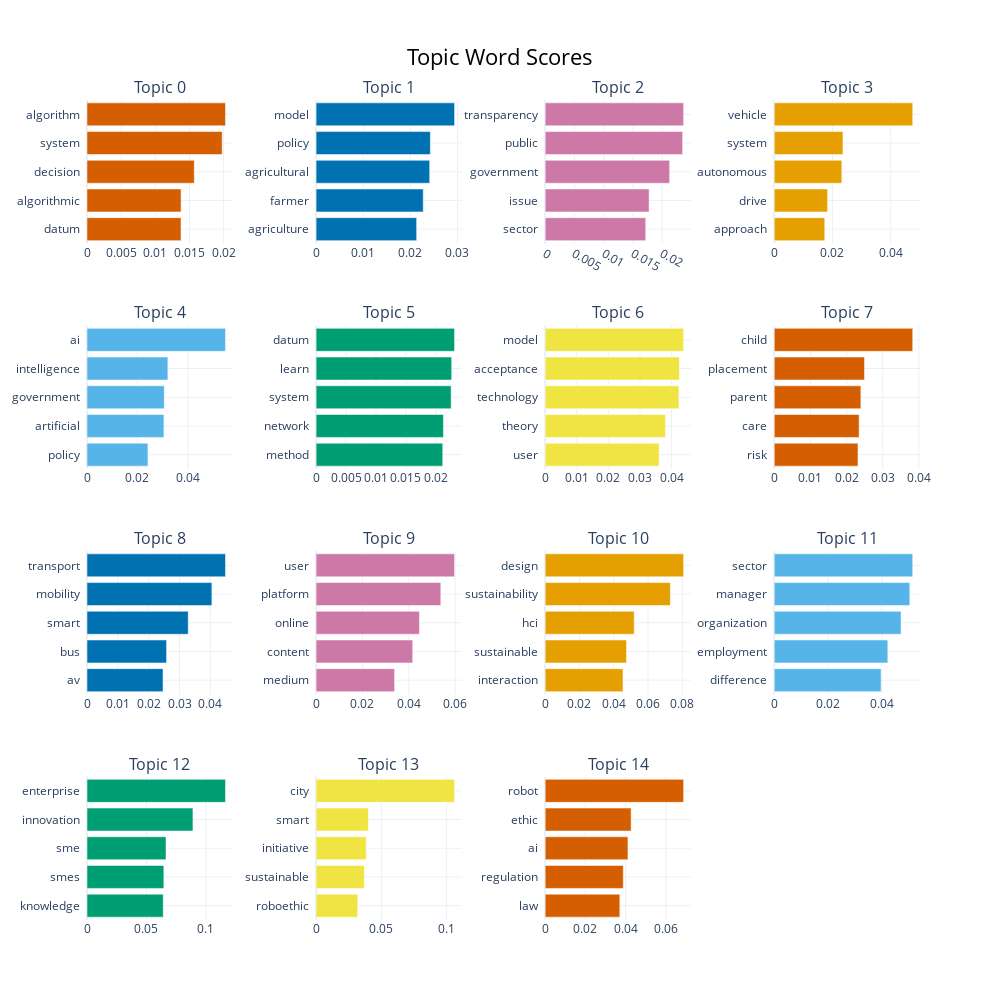

Source (notebook cell):
### Code cell
#Visualizing top 5 most frequently occuring words in each topic.

topic_model.visualize_barchart(top_n_topics = len(topics))

### Figure 1 — Plotly figure (JSON) as saved in the notebook; plotly's stock layout.template omitted (floating-point values rounded to 4 significant figures)
{"data": [{"marker": {"color": "#D55E00"}, "orientation": "h", "type": "bar", "x": [0.01376, 0.01377, 0.0157, 0.01979, 0.02027], "xaxis": "x", "y": ["datum  ", "algorithmic  ", "decision  ", "system  ", "algorithm  "], "yaxis": "y"}, {"marker": {"color": "#0072B2"}, "orientation": "h", "type": "bar", "x": [0.02135, 0.02275, 0.02413, 0.02427, 0.02941], "xaxis": "x2", "y": ["agriculture  ", "farmer  ", "agricultural  ", "policy  ", "model  "], "yaxis": "y2"}, {"marker": {"color": "#CC79A7"}, "orientation": "h", "type": "bar", "x": [0.0172, 0.01777, 0.02128, 0.0235, 0.02367], "xaxis": "x3", "y": ["sector  ", "issue  ", "government  ", "public  ", "transparency  "], "yaxis": "y3"}, {"marker": {"color": "#E69F00"}, "orientation": "h", "type": "bar", "x": [0.01736, 0.01833, 0.02321, 0.02361, 0.04756], "xaxis": "x4", "y": ["approach  ", "drive  ", "autonomous  ", "system  ", "vehicle  "], "yaxis": "y4"}, {"marker": {"color": "#56B4E9"}, "orientation": "h", "type": "bar", "x": [0.02417, 0.03052, 0.03065, 0.03208, 0.05494], "xaxis": "x5", "y": ["policy  ", "artificial  ", "government  ", "intelligence  ", "ai  "], "yaxis": "y5"}, {"marker": {"color": "#009E73"}, "orientation": "h", "type": "bar", "x": [0.02113, 0.02125, 0.02253, 0.02262, 0.0231], "xaxis": "x6", "y": ["method  ", "network  ", "system  ", "learn  ", "datum  "], "yaxis": "y6"}, {"marker": {"color": "#F0E442"}, "orientation": "h", "type": "bar", "x": [0.03605, 0.03805, 0.04233, 0.04247, 0.04381], "xaxis": "x7", "y": ["user  ", "theory  ", "technology  ", "acceptance  ", "model  "], "yaxis": "y7"}, {"marker": {"color": "#D55E00"}, "orientation": "h", "type": "bar", "x": [0.02316, 0.02347, 0.02396, 0.02496, 0.03829], "xaxis": "x8", "y": ["risk  ", "care  ", "parent  ", "placement  ", "child  "], "yaxis": "y8"}, {"marker": {"color": "#0072B2"}, "orientation": "h", "type": "bar", "x": [0.02465, 0.0258, 0.03281, 0.04048, 0.04489], "xaxis": "x9", "y": ["av  ", "bus  ", "smart  ", "mobility  ", "transport  "], "yaxis": "y9"}, {"marker": {"color": "#CC79A7"}, "orientation": "h", "type": "bar", "x": [0.03385, 0.04168, 0.04459, 0.05379, 0.05974], "xaxis": "x10", "y": ["medium  ", "content  ", "online  ", "platform  ", "user  "], "yaxis": "y10"}, {"marker": {"color": "#E69F00"}, "orientation": "h", "type": "bar", "x": [0.0454, 0.04743, 0.05192, 0.07299, 0.08075], "xaxis": "x11", "y": ["interaction  ", "sustainable  ", "hci  ", "sustainability  ", "design  "], "yaxis": "y11"}, {"marker": {"color": "#56B4E9"}, "orientation": "h", "type": "bar", "x": [0.03968, 0.04219, 0.04709, 0.05036, 0.05143], "xaxis": "x12", "y": ["difference  ", "employment  ", "organization  ", "manager  ", "sector  "], "yaxis": "y12"}, {"marker": {"color": "#009E73"}, "orientation": "h", "type": "bar", "x": [0.06413, 0.06463, 0.06645, 0.08911, 0.1165], "xaxis": "x13", "y": ["knowledge  ", "smes  ", "sme  ", "innovation  ", "enterprise  "], "yaxis": "y13"}, {"marker": {"color": "#F0E442"}, "orientation": "h", "type": "bar", "x": [0.03192, 0.03698, 0.03841, 0.04004, 0.106], "xaxis": "x14", "y": ["roboethic  ", "sustainable  ", "initiative  ", "smart  ", "city  "], "yaxis": "y14"}, {"marker": {"color": "#D55E00"}, "orientation": "h", "type": "bar", "x": [0.03711, 0.03884, 0.04115, 0.04273, 0.06882], "xaxis": "x15", "y": ["law  ", "regulation  ", "ai  ", "ethic  ", "robot  "], "yaxis": "y15"}], "layout": {"annotations": [{"font": {"size": 16}, "showarrow": false, "text": "Topic 0", "x": 0.0875, "xanchor": "center", "xref": "paper", "y": 1, "yanchor": "bottom", "yref": "paper"}, {"font": {"size": 16}, "showarrow": false, "text": "Topic 1", "x": 0.3625, "xanchor": "center", "xref": "paper", "y": 1, "yanchor": "bottom", "yref": "paper"}, {"font": {"size": 16}, "showarrow": false, "text": "Topic 2", "x": 0.6375, "xanchor": "center", "xref": "paper", "y": 1, "yanchor": "bottom", "yref": "paper"}, {"font": {"size": 16}, "showarrow": false, "text": "Topic 3", "x": 0.9125, "xanchor": "center", "xref": "paper", "y": 1, "yanchor": "bottom", "yref": "paper"}, {"font": {"size": 16}, "showarrow": false, "text": "Topic 4", "x": 0.0875, "xanchor": "center", "xref": "paper", "y": 0.725, "yanchor": "bottom", "yref": "paper"}, {"font": {"size": 16}, "showarrow": false, "text": "Topic 5", "x": 0.3625, "xanchor": "center", "xref": "paper", "y": 0.725, "yanchor": "bottom", "yref": "paper"}, {"font": {"size": 16}, "showarrow": false, "text": "Topic 6", "x": 0.6375, "xanchor": "center", "xref": "paper", "y": 0.725, "yanchor": "bottom", "yref": "paper"}, {"font": {"size": 16}, "showarrow": false, "text": "Topic 7", "x": 0.9125, "xanchor": "center", "xref": "paper", "y": 0.725, "yanchor": "bottom", "yref": "paper"}, {"font": {"size": 16}, "showarrow": false, "text": "Topic 8", "x": 0.0875, "xanchor": "center", "xref": "paper", "y": 0.45, "yanchor": "bottom", "yref": "paper"}, {"font": {"size": 16}, "showarrow": false, "text": "Topic 9", "x": 0.3625, "xanchor": "center", "xref": "paper", "y": 0.45, "yanchor": "bottom", "yref": "paper"}, {"font": {"size": 16}, "showarrow": false, "text": "Topic 10", "x": 0.6375, "xanchor": "center", "xref": "paper", "y": 0.45, "yanchor": "bottom", "yref": "paper"}, {"font": {"size": 16}, "showarrow": false, "text": "Topic 11", "x": 0.9125, "xanchor": "center", "xref": "paper", "y": 0.45, "yanchor": "bottom", "yref": "paper"}, {"font": {"size": 16}, "showarrow": false, "text": "Topic 12", "x": 0.0875, "xanchor": "center", "xref": "paper", "y": 0.175, "yanchor": "bottom", "yref": "paper"}, {"font": {"size": 16}, "showarrow": false, "text": "Topic 13", "x": 0.3625, "xanchor": "center", "xref": "paper", "y": 0.175, "yanchor": "bottom", "yref": "paper"}, {"font": {"size": 16}, "showarrow": false, "text": "Topic 14", "x": 0.6375, "xanchor": "center", "xref": "paper", "y": 0.175, "yanchor": "bottom", "yref": "paper"}], "height": 1000, "hoverlabel": {"bgcolor": "white", "font": {"family": "Rockwell", "size": 16}}, "showlegend": false, "title": {"font": {"color": "Black", "size": 22}, "text": "Topic Word Scores", "x": 0.5, "xanchor": "center", "yanchor": "top"}, "width": 1000, "xaxis": {"anchor": "y", "domain": [0, 0.175], "showgrid": true}, "xaxis10": {"anchor": "y10", "domain": [0.275, 0.45], "showgrid": true}, "xaxis11": {"anchor": "y11", "domain": [0.55, 0.725], "showgrid": true}, "xaxis12": {"anchor": "y12", "domain": [0.825, 1], "showgrid": true}, "xaxis13": {"anchor": "y13", "domain": [0, 0.175], "showgrid": true}, "xaxis14": {"anchor": "y14", "domain": [0.275, 0.45], "showgrid": true}, "xaxis15": {"anchor": "y15", "domain": [0.55, 0.725], "showgrid": true}, "xaxis16": {"anchor": "y16", "domain": [0.825, 1], "showgrid": true}, "xaxis2": {"anchor": "y2", "domain": [0.275, 0.45], "showgrid": true}, "xaxis3": {"anchor": "y3", "domain": [0.55, 0.725], "showgrid": true}, "xaxis4": {"anchor": "y4", "domain": [0.825, 1], "showgrid": true}, "xaxis5": {"anchor": "y5", "domain": [0, 0.175], "showgrid": true}, "xaxis6": {"anchor": "y6", "domain": [0.275, 0.45], "showgrid": true}, "xaxis7": {"anchor": "y7", "domain": [0.55, 0.725], "showgrid": true}, "xaxis8": {"anchor": "y8", "domain": [0.825, 1], "showgrid": true}, "xaxis9": {"anchor": "y9", "domain": [0, 0.175], "showgrid": true}, "yaxis": {"anchor": "x", "domain": [0.825, 1], "showgrid": true}, "yaxis10": {"anchor": "x10", "domain": [0.275, 0.45], "showgrid": true}, "yaxis11": {"anchor": "x11", "domain": [0.275, 0.45], "showgrid": true}, "yaxis12": {"anchor": "x12", "domain": [0.275, 0.45], "showgrid": true}, "yaxis13": {"anchor": "x13", "domain": [0, 0.175], "showgrid": true}, "yaxis14": {"anchor": "x14", "domain": [0, 0.175], "showgrid": true}, "yaxis15": {"anchor": "x15", "domain": [0, 0.175], "showgrid": true}, "yaxis16": {"anchor": "x16", "domain": [0, 0.175], "showgrid": true}, "yaxis2": {"anchor": "x2", "domain": [0.825, 1], "showgrid": true}, "yaxis3": {"anchor": "x3", "domain": [0.825, 1], "showgrid": true}, "yaxis4": {"anchor": "x4", "domain": [0.825, 1], "showgrid": true}, "yaxis5": {"anchor": "x5", "domain": [0.55, 0.725], "showgrid": true}, "yaxis6": {"anchor": "x6", "domain": [0.55, 0.725], "showgrid": true}, "yaxis7": {"anchor": "x7", "domain": [0.55, 0.725], "showgrid": true}, "yaxis8": {"anchor": "x8", "domain": [0.55, 0.725], "showgrid": true}, "yaxis9": {"anchor": "x9", "domain": [0.275, 0.45], "showgrid": true}}}
